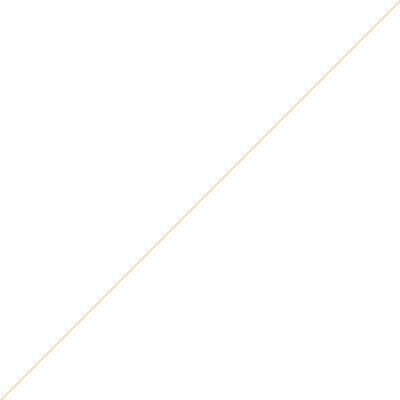
Frame 1 (no input)
Frame 60 (the mouse pressed at the canvas centre just before this capture): identical to frame 1, image omitted
Frame 120 (the mouse held since frame 60 and released just before this capture): identical to frame 1, image omitted

The Processing sketch that drew this single still picture (run headless with seeded random() and noise(); from frame 60 on, the mouse is pressed at the canvas centre):

// Processing sketch: processing
// ── processing.pde
/*
    processing
*/

void setup(){
  size(400,400);
}

void draw(){
  background(255,255,255);
  stroke(255, 128, 0, 128);
  line(0,400,400,0);
}
